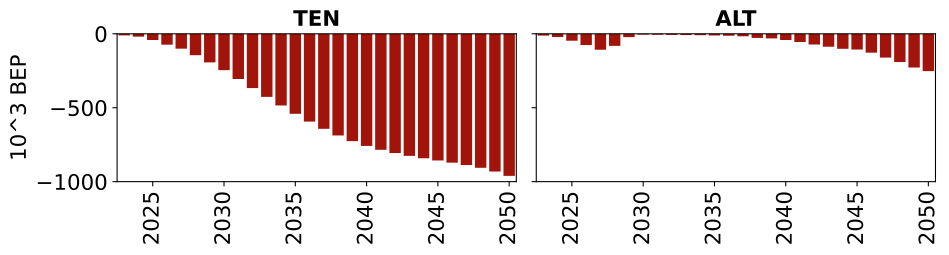

The Python source for this figure:
import numpy as N
import matplotlib.pyplot as plt
from datetime import datetime
import pandas as pd
import seaborn as sns
from scipy.stats import spearmanr
from matplotlib.ticker import MultipleLocator

emis = pd.read_csv('/home/emi/Documents/GENERIS/GENERISpy/ahorro.txt', header=0, delimiter=',', na_values='-99')
print(emis)

fig, (ax1,ax2) = plt.subplots(1,2,figsize=(11, 2), sharey=True)

ax1.bar(emis['anio'], emis['tend'], color='#A1140B')
ax1.set_ylim(-1000, 0)
ax1.yaxis.set_tick_params(labelsize=16)
ax1.xaxis.set_tick_params(labelsize=16, rotation=90)
ax1.set_ylabel('10^3 BEP', fontsize=16)
ax1.set_xticks([2025,2030,2035,2040,2045,2050], ['2025','2030','2035','2040','2045','2050'])
ax1.set_title('TEN', fontsize=16, fontweight='bold')
ax1.set_xlim(2022.5, 2050.5)

ax2.bar(emis['anio'], emis['alt'], color='#A1140B')
ax2.set_ylim(-1000, 0)
ax2.yaxis.set_tick_params(labelsize=16)
ax2.xaxis.set_tick_params(labelsize=16, rotation=90)
ax2.set_xticks([2025,2030,2035,2040,2045,2050], ['2025','2030','2035','2040','2045','2050'])
ax2.set_title('ALT', fontsize=16, fontweight='bold')
ax2.set_xlim(2022.5, 2050.5)

# ~ fig.subplots_adjust(wspace=0.2)
# ~ plt.legend(bbox_to_anchor=(.02, .02), loc='upper left', borderaxespad=0.)
fig.subplots_adjust(hspace=0.1,wspace=0.05)

plt.savefig('ahorro.svg', dpi=300, bbox_inches="tight")
